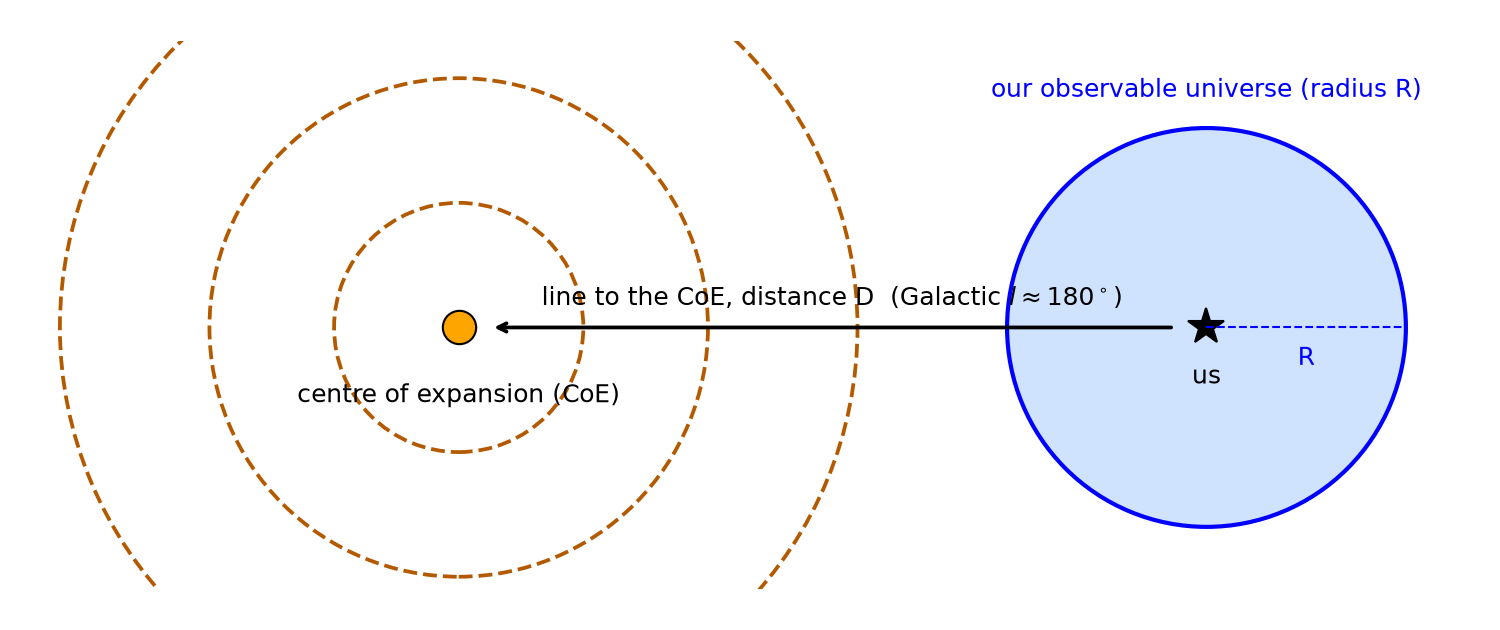

Write the Python code that produced this figure.
# Simple schematic: CoE, observer offset by D, observable universe as a circle around the observer.
import os,numpy as np,matplotlib;matplotlib.use('Agg');import matplotlib.pyplot as plt
H=os.path.dirname(os.path.abspath(__file__))
fig,ax=plt.subplots(figsize=(10,4.2))
D,R=6.0,1.6
ax.add_patch(plt.Circle((D,0),R,fc='#cfe3ff',ec='b',lw=2))
ax.text(D,R+0.25,'our observable universe (radius R)',ha='center',color='b',fontsize=12)
ax.plot(0,0,'o',color='orange',ms=16,mec='k');ax.text(0,-0.6,'centre of expansion (CoE)',ha='center',fontsize=12)
for r in (1,2,3.2):ax.add_patch(plt.Circle((0,0),r,fill=False,ec='#b35900',ls='--',lw=1.8))
ax.plot(D,0,'k*',ms=18);ax.text(D,-0.45,'us',ha='center',fontsize=12)
ax.annotate('',(0.25,0),(D-0.25,0),arrowprops=dict(arrowstyle='->',lw=1.8))
ax.text(D/2,0.18,'line to the CoE, distance D  (Galactic $l\\approx180^\\circ$)',ha='center',fontsize=12)
ax.plot([D,D+R],[0,0],'b--',lw=1);ax.text(D+R/2,-0.3,'R',color='b',ha='center',fontsize=12)
ax.set_aspect('equal');ax.set_xlim(-3.5,D+R+0.5);ax.set_ylim(-2.1,2.3);ax.axis('off')
fig.tight_layout();fig.savefig(H+'/geometry_schematic.png',dpi=150,facecolor='white')
